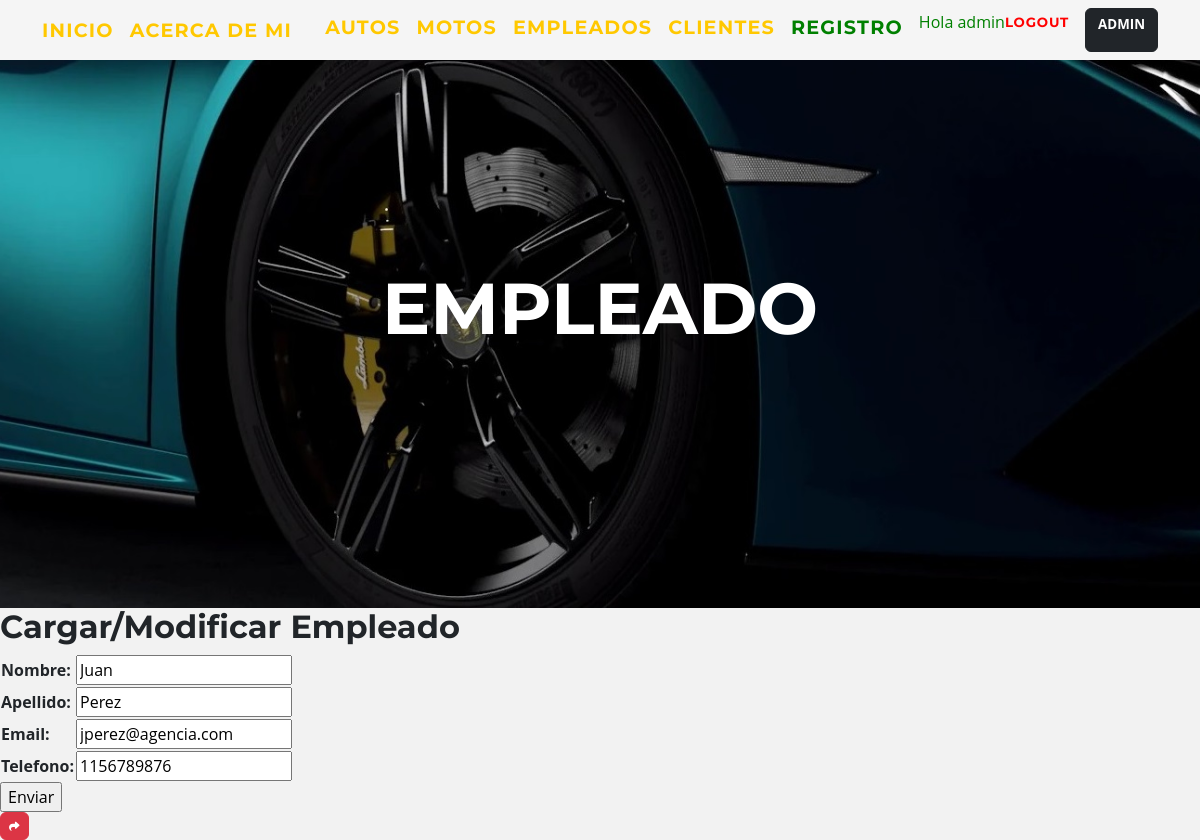
The page /aplicacion/update_empleado/1/ (signed in) on the database its author committed.
### aplicacion/models.py (models this page shows, shortened)
class Empleado(models.Model):
    nombre = models.CharField(max_length=50)
    apellido = models.CharField(max_length=50)
    email = models.EmailField()
    telefono = models.IntegerField()

### aplicacion/views.py (the view)
# urls.py: path('update_empleado/<id_empleado>/', updateEmpleado, name="update_empleado"),
@login_required
def updateEmpleado(request, id_empleado):
    empleado = Empleado.objects.get(id=id_empleado)
    if request.method == "POST":
        miForm = EmpleadoForm(request.POST)
        if miForm.is_valid():
            empleado.nombre = miForm.cleaned_data.get('nombre')
            empleado.apellido = miForm.cleaned_data.get('apellido')
            empleado.email = miForm.cleaned_data.get('email')
            empleado.telefono = miForm.cleaned_data.get('telefono')
            empleado.save()
            return redirect(reverse_lazy('empleados'))
    else:
        miForm = EmpleadoForm(initial={'nombre':empleado.nombre,
                                       'apellido':empleado.apellido,
                                       'email':empleado.email,
                                       'telefono':empleado.telefono})
    return render(request, "aplicacion/empleadosForm.html", {'form': miForm})

### aplicacion/forms.py
class EmpleadoForm(forms.Form):
    nombre = forms.CharField(label="Nombre", max_length=50, required=True)
    apellido = forms.CharField(label="Apellido", max_length=50, required=True)
    email = forms.EmailField(label="Email", required=True)
    telefono = forms.IntegerField(label="Telefono", required=True)

### aplicacion/templates/aplicacion/empleadosForm.html (shortened to what this page needs)
{% extends 'aplicacion/base.html' %}
{% load static %}
{% block cabecera %}
    <div class="container">
        <div class="masthead-heading text-uppercase">Empleado</div>
    </div>
{% endblock cabecera %}
{% block contenido %}
<body>
    <h2>Cargar/Modificar Empleado</h2>
    <form action="" method="post">
        <table>
            {{ form.as_table }}
        </table>
        <input type="submit" value="Enviar">
    </form>
</body>
<a
href="{% url 'empleados' %}"
class="btn btn-danger"
style="--bs-btn-padding-y: .25rem; --bs-btn-padding-x: .5rem; --bs-btn-font-size: .75rem;"
><i class="fa fa-share fa-sm" title="Volver">Volver</i>
</a>
{% endblock contenido%}

### aplicacion/templates/aplicacion/base.html (shortened to what this page needs)
<!DOCTYPE html>
<html lang="en">
    <head>
        {% load static %}
        <link href="{% static 'aplicacion/css/styles.css' %}" rel="stylesheet" />
    </head>
    <body id="page-top">
        <nav class="navbar navbar-expand-lg navbar-dark fixed-top pt-2 pb-2" id="mainNav" style="background-color: whitesmoke;" >
            <div class="container">
                <a class="navbar-brand" style="font-size:larger;"  href="{% url 'inicio' %}">Inicio</a>
                <a class="navbar-brand" style="font-size:larger;" href="{% url 'aboutme' %}">Acerca de Mi</a>
                <div class="collapse navbar-collapse" id="navbarResponsive">
                    <ul class="navbar-nav text-lg-start ms-auto py-6 py-lg-0">
                        {% if user.is_authenticated %}
                        <a class="navbar-brand" style="font-size:larger;" href="{% url 'autos' %}">Autos</a>
                        <a class="navbar-brand" style="font-size:larger;" href="{% url 'motos' %}">Motos</a>
                        <a class="navbar-brand" style="font-size:larger;" href="{% url 'empleados' %}">Empleados</a>
                        <a class="navbar-brand" style="font-size:larger;" href="{% url 'clientes' %}">Clientes</a>
                        <a class="navbar-brand" style="font-size:larger; color: green;" href="{% url 'register' %}">Registro</a>
                        <p style="color:green"> Hola {{ user.username }}</b></p>
                        <a class="navbar-brand" style="font-size:smaller; color: red;" href="{% url 'logout' %}">Logout</a>
                        <a class="btn btn-dark" style="font-size:smaller;" href="{% url 'admin:index' %}"><b>ADMIN</a>
                        </div>
                        {% endif %}
                </div>
        </nav>
        <header class="masthead">
        {% block cabecera %}{% endblock cabecera %}
        </header>
        {% block contenido %}
        {% endblock contenido %}
    </body>
</html>

### rows shown on the page
Empleado: nombre "Juan", apellido "Perez", email "jperez@agencia.com", telefono "1156789876"

### other values the page prints
{{ user.username }} "admin"
